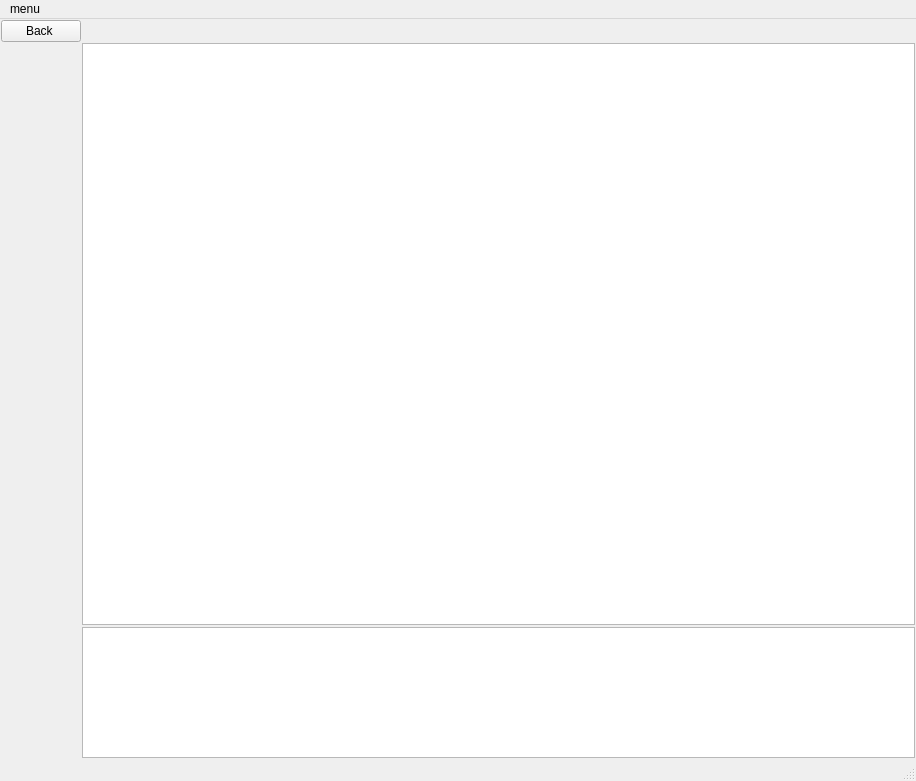
<?xml version="1.0" encoding="UTF-8"?>
<ui version="4.0">
 <class>Camera_window</class>
 <widget class="QMainWindow" name="Camera_window">
  <property name="geometry">
   <rect>
    <x>0</x>
    <y>0</y>
    <width>916</width>
    <height>781</height>
   </rect>
  </property>
  <property name="minimumSize">
   <size>
    <width>800</width>
    <height>600</height>
   </size>
  </property>
  <property name="focusPolicy">
   <enum>Qt::NoFocus</enum>
  </property>
  <property name="windowTitle">
   <string>MainWindow</string>
  </property>
  <property name="locale">
   <locale language="English" country="UnitedKingdom"/>
  </property>
  <widget class="QWidget" name="centralwidget">
   <layout class="QGridLayout" name="gridLayout_2">
    <property name="leftMargin">
     <number>1</number>
    </property>
    <property name="topMargin">
     <number>1</number>
    </property>
    <property name="rightMargin">
     <number>1</number>
    </property>
    <property name="bottomMargin">
     <number>1</number>
    </property>
    <property name="spacing">
     <number>1</number>
    </property>
    <item row="1" column="1">
     <layout class="QVBoxLayout" name="verticalLayout">
      <property name="spacing">
       <number>2</number>
      </property>
      <property name="sizeConstraint">
       <enum>QLayout::SetMaximumSize</enum>
      </property>
      <item>
       <widget class="QGraphicsView" name="graphicsView">
        <property name="minimumSize">
         <size>
          <width>800</width>
          <height>582</height>
         </size>
        </property>
       </widget>
      </item>
      <item>
       <widget class="QTextEdit" name="consoleTextEdit">
        <property name="sizePolicy">
         <sizepolicy hsizetype="Expanding" vsizetype="Expanding">
          <horstretch>0</horstretch>
          <verstretch>0</verstretch>
         </sizepolicy>
        </property>
        <property name="minimumSize">
         <size>
          <width>800</width>
          <height>20</height>
         </size>
        </property>
       </widget>
      </item>
     </layout>
    </item>
    <item row="0" column="0">
     <widget class="QPushButton" name="pushButton">
      <property name="text">
       <string>Back </string>
      </property>
     </widget>
    </item>
   </layout>
  </widget>
  <widget class="QMenuBar" name="menubar">
   <property name="geometry">
    <rect>
     <x>0</x>
     <y>0</y>
     <width>916</width>
     <height>24</height>
    </rect>
   </property>
   <widget class="QMenu" name="menumenu">
    <property name="title">
     <string>menu</string>
    </property>
    <addaction name="actionhelp"/>
    <addaction name="actioncontact_us"/>
   </widget>
   <addaction name="menumenu"/>
  </widget>
  <widget class="QStatusBar" name="statusbar"/>
  <action name="actionhelp">
   <property name="text">
    <string>help</string>
   </property>
  </action>
  <action name="actioncontact_us">
   <property name="text">
    <string>contact us</string>
   </property>
  </action>
 </widget>
 <resources/>
 <connections/>
</ui>
